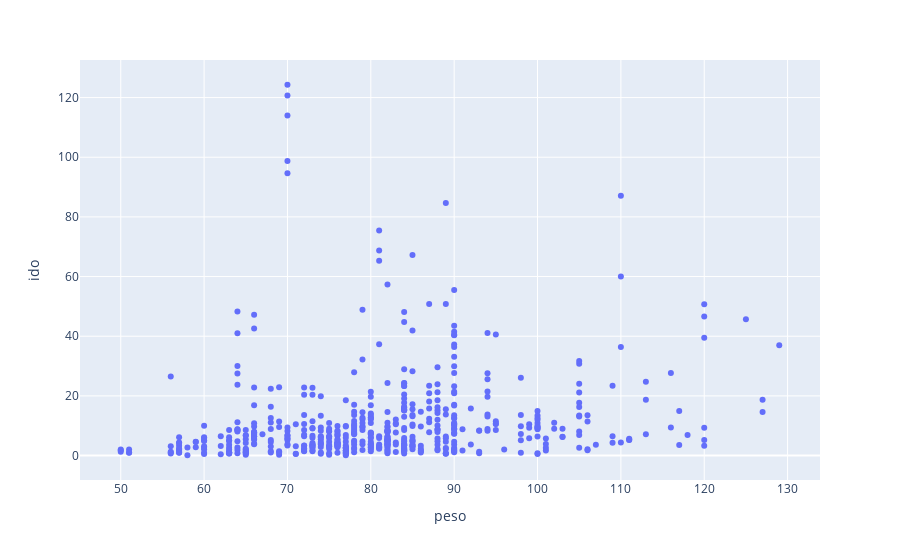

Notebook source saved alongside this figure:
### Markdown cell above
#### **3.8. visualização da relação 'peso' e 'ido' em um scatterplot**

### Code cell
# fig, ax = plt.subplots(3, 3, figsize=(15, 10))
# for var, subplot in zip(numerical, ax.flatten()):
#     sns.boxplot(x=var, y='ido', data=dataset, ax=subplot)
# sns.scatterplot(x=dataset['peso'], y=dataset['ido'])
pd.options.plotting.backend = "plotly"
dataset[["peso", "ido"]].plot(kind='scatter', x='peso', y='ido')

### Figure 1 — Plotly figure (JSON) as saved in the notebook; plotly's stock layout.template omitted (floating-point values rounded to 4 significant figures; data arrays with more than 128 entries replaced by an {"elided": "..."} marker saying what was removed)
{"data": [{"hovertemplate": "peso=%{x}<br>ido=%{y}<extra></extra>", "legendgroup": "", "marker": {"color": "#636efa", "symbol": "circle"}, "mode": "markers", "name": "", "orientation": "v", "showlegend": false, "type": "scatter", "x": {"elided": "570 int values"}, "xaxis": "x", "y": {"elided": "570 float values"}, "yaxis": "y"}], "layout": {"legend": {"tracegroupgap": 0}, "margin": {"t": 60}, "xaxis": {"anchor": "y", "domain": [0, 1], "title": {"text": "peso"}}, "yaxis": {"anchor": "x", "domain": [0, 1], "title": {"text": "ido"}}}}
